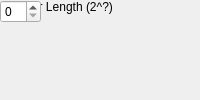
<?xml version="1.0" encoding="UTF-8"?>
<ui version="4.0">
 <class>MainWindow</class>
 <widget class="QMainWindow" name="MainWindow">
  <property name="windowTitle"><string>Freeze Counter</string></property>
  <widget class="QWidget" name="centralwidget">
   <!-- NOTE: this is a simplified structural mirror of the generated
        <module>_ui.py, not a full round-trip Designer file. Regenerate
        both from the same spec if you need to edit layout by hand. -->
       <widget class="QLabel" name="label_counter_bits">
     <property name="text"><string>Counter Length (2^?)</string></property>
    </widget>
       <widget class="QSpinBox" name="counter_bits"/>
  </widget>
 </widget>
 <resources/>
 <connections/>
</ui>
